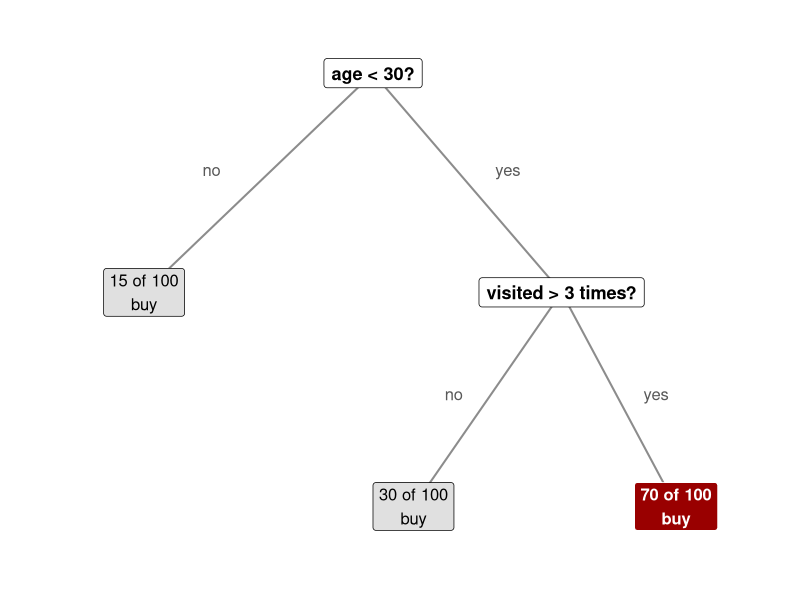
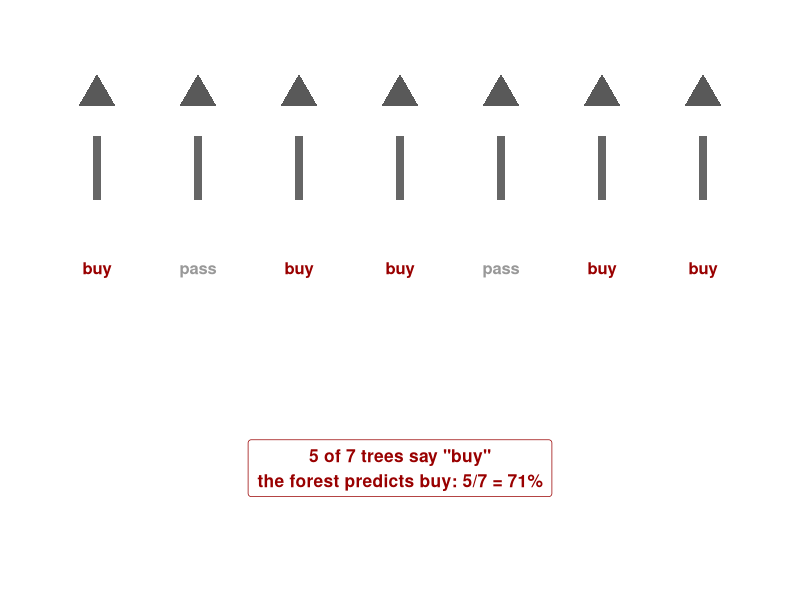
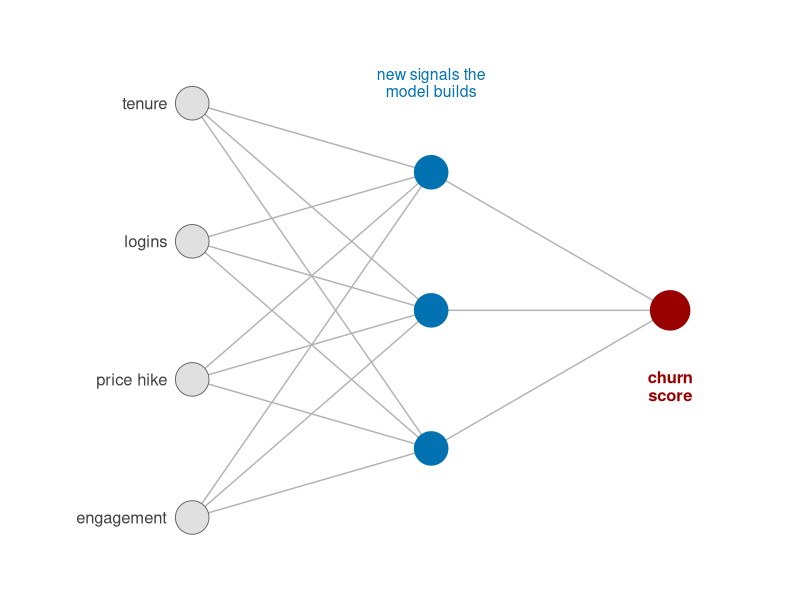
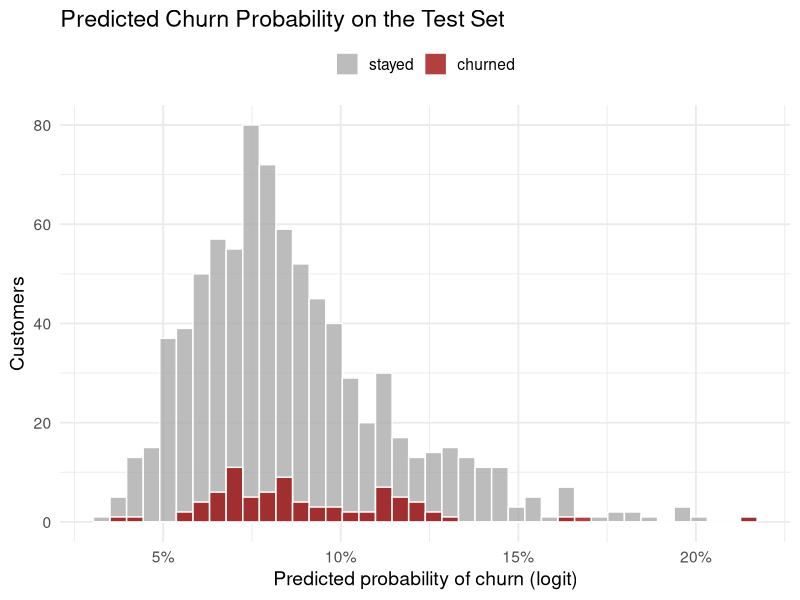
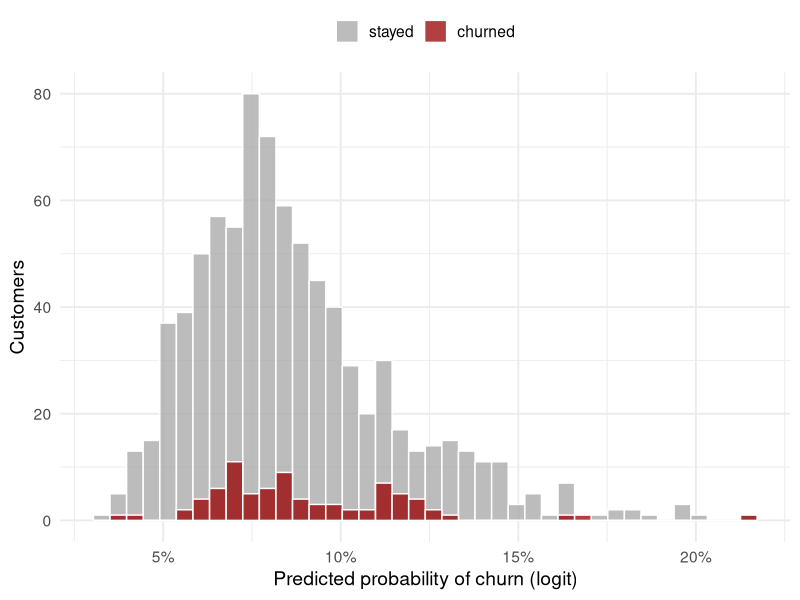
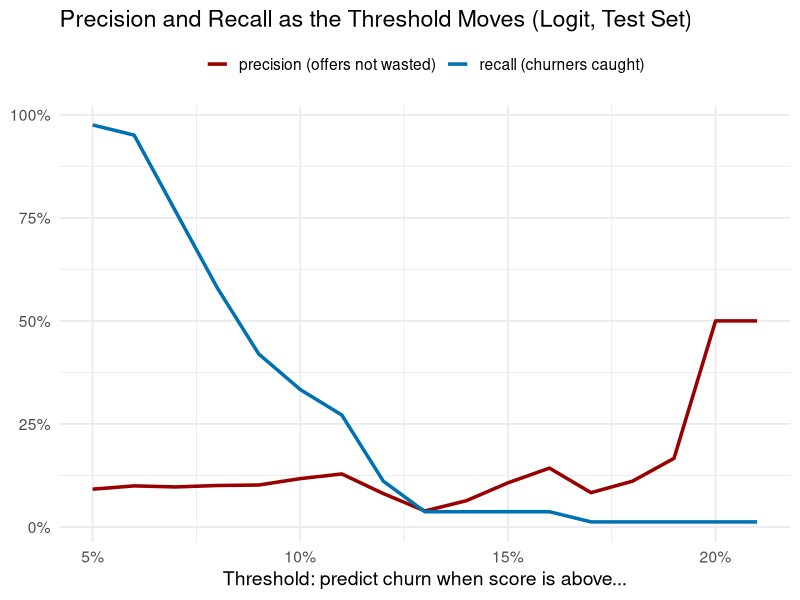
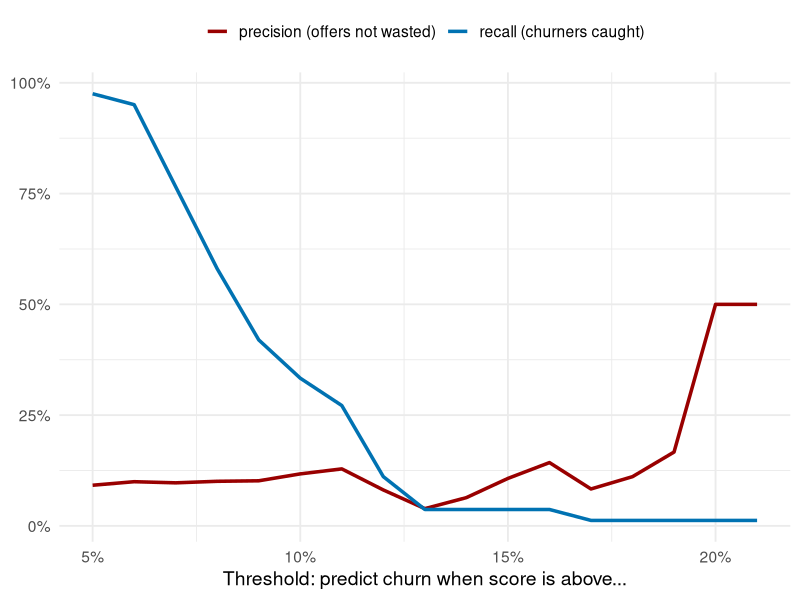
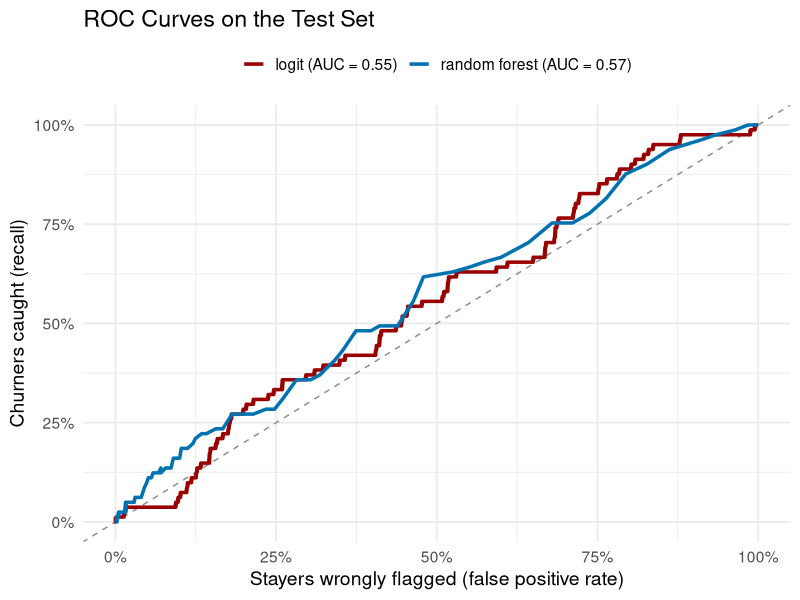

These figures' R source, in order:
## ---- chunk 1
#| include: false
library(data.table)
library(ggplot2)
library(scales)
library(randomForest)
library(pROC)

options(width = 110)

usc_red  <- "#990000"
usc_gold <- "#E69F00"
blue     <- "#0072B2"

# --- the churn data: 3,000 customers of a subscription business ---
churn <- fread("data/churn_data.csv")
churn[, region := factor(region)]
churn_rate <- mean(churn$churn)

plain_names <- c(
  tenure_months      = "tenure (months)",
  logins_last30      = "logins, last 30 days",
  tickets_30d        = "support tickets, last 30 days",
  email_engagement   = "email engagement (0 to 1)",
  price_increase_60d = "price increase, last 60 days",
  plan_downgrade     = "plan downgrade",
  region             = "region")

# --- stratified 70/30 train/test split ---
set.seed(123)
idx_pos <- which(churn$churn == 1)
idx_neg <- which(churn$churn == 0)
train_id <- sort(c(sample(idx_pos, floor(0.7 * length(idx_pos))),
                   sample(idx_neg, floor(0.7 * length(idx_neg)))))
train <- churn[train_id]
test  <- churn[-train_id]

# --- two models: logit and random forest ---
logit_fit <- glm(churn ~ ., data = train, family = binomial())
set.seed(123)
rf_fit <- randomForest(factor(churn) ~ ., data = train, ntree = 300, importance = TRUE)

test[, p_logit := predict(logit_fit, newdata = test, type = "response")]
test[, p_rf    := predict(rf_fit, newdata = test, type = "prob")[, "1"]]

# --- metric helpers ---
conf_metrics <- function(y, p, thr = 0.5) {
  yhat <- as.integer(p >= thr)
  TP <- sum(yhat == 1 & y == 1); FP <- sum(yhat == 1 & y == 0)
  FN <- sum(yhat == 0 & y == 1); TN <- sum(yhat == 0 & y == 0)
  acc  <- (TP + TN) / length(y)
  prec <- ifelse(TP + FP == 0, NA, TP / (TP + FP))
  rec  <- ifelse(TP + FN == 0, NA, TP / (TP + FN))
  f1   <- ifelse(is.na(prec) | is.na(rec) | prec + rec == 0, NA,
                 2 * prec * rec / (prec + rec))
  data.table(TP = TP, FP = FP, FN = FN, TN = TN,
             accuracy = acc, precision = prec, recall = rec, f1 = f1)
}
m_logit <- conf_metrics(test$churn, test$p_logit)
m_rf    <- conf_metrics(test$churn, test$p_rf)

roc_logit <- roc(test$churn, test$p_logit, quiet = TRUE)
roc_rf    <- roc(test$churn, test$p_rf,    quiet = TRUE)
auc_logit <- as.numeric(auc(roc_logit))
auc_rf    <- as.numeric(auc(roc_rf))

# --- the threshold sweep for the precision-recall tradeoff ---
sweep <- rbindlist(lapply(seq(0.05, 0.60, by = 0.01), function(t)
  cbind(thr = t, conf_metrics(test$churn, test$p_logit, t))))
sweep <- sweep[!is.na(precision)]

# --- the worked threshold pick: lowest threshold with precision >= 50% ---
pick <- sweep[precision >= 0.5][thr == min(thr)]

# --- odds ratios (logit), with plain labels ---
or <- data.table(term = names(coef(logit_fit)), beta = coef(logit_fit))[term != "(Intercept)"]
or_labels <- c(
  tenure_months      = "tenure (per extra month)",
  logins_last30      = "logins last 30 days (per extra login)",
  tickets_30d        = "support tickets (per extra ticket)",
  email_engagement   = "email engagement (0 to 1)",
  price_increase_60d = "price increase in last 60 days (yes vs. no)",
  plan_downgrade     = "plan downgrade (yes vs. no)",
  regionNorth        = "region: North (vs. East)",
  regionSouth        = "region: South (vs. East)",
  regionWest         = "region: West (vs. East)")
or[, label := or_labels[term]]
or[, odds := exp(beta)]
or <- or[!grepl("^region", term)]        # keep the deck readable: drop region dummies
or <- or[order(odds)]
or[, label := factor(label, levels = label)]

# --- random forest importance, with plain labels ---
imp <- data.table(term = rownames(importance(rf_fit)),
                  gain = importance(rf_fit)[, "MeanDecreaseAccuracy"])
imp[, label := plain_names[term]]
imp <- imp[order(gain)]
imp[, label := factor(label, levels = label)]

# --- the ad-click exercise data, for the practice slide ---
ad <- fread("data/ad_click_data.csv")

# --- capacity view: the retention team can contact the top 10% ---
K <- ceiling(0.10 * nrow(test))
top_rf <- test[order(-p_rf)][1:K]
prec_k <- mean(top_rf$churn)
rec_k  <- sum(top_rf$churn) / sum(test$churn)

fmt_pct <- function(x, d = 0)
  ifelse(is.na(x), "undefined", sprintf(paste0("%.", d, "f%%"), 100 * x))
## ---- chunk 2
#| fig-width: 5.6
#| fig-height: 3.6
edges <- data.table(
  x    = c(0.50, 0.50, 0.78, 0.78),
  y    = c(0.93, 0.93, 0.50, 0.50),
  xend = c(0.16, 0.78, 0.56, 0.95),
  yend = c(0.50, 0.50, 0.08, 0.08))
ggplot() +
  geom_segment(data = edges, aes(x, y, xend = xend, yend = yend),
               color = "grey55", linewidth = 0.7) +
  annotate("text", x = c(0.26, 0.70, 0.62, 0.92), y = c(0.74, 0.74, 0.30, 0.30),
           label = c("no", "yes", "no", "yes"), color = "grey35", size = 4.2) +
  annotate("label", x = 0.50, y = 0.93, label = "age < 30?",
           size = 4.6, fontface = "bold", label.padding = unit(0.35, "lines")) +
  annotate("label", x = 0.78, y = 0.50, label = "visited > 3 times?",
           size = 4.6, fontface = "bold", label.padding = unit(0.35, "lines")) +
  annotate("label", x = 0.16, y = 0.50, label = "15 of 100\nbuy",
           size = 4.2, fill = "grey88", label.padding = unit(0.3, "lines")) +
  annotate("label", x = 0.56, y = 0.08, label = "30 of 100\nbuy",
           size = 4.2, fill = "grey88", label.padding = unit(0.3, "lines")) +
  annotate("label", x = 0.95, y = 0.08, label = "70 of 100\nbuy",
           size = 4.2, fontface = "bold", fill = usc_red, color = "white",
           label.padding = unit(0.3, "lines")) +
  scale_x_continuous(limits = c(0, 1.08)) +
  scale_y_continuous(limits = c(-0.05, 1.02)) +
  theme_void()
## ---- chunk 3
#| fig-width: 5.6
#| fig-height: 3.6
votes <- data.table(x = 1:7,
                    vote = c("buy", "pass", "buy", "buy", "pass", "buy", "buy"))
ggplot(votes) +
  geom_tile(aes(x, y = 0.84), width = 0.07, height = 0.14, fill = "grey40") +
  geom_point(aes(x, y = 1), shape = 17, size = 9, color = "grey35") +
  geom_text(aes(x, y = 0.62, label = vote, color = vote),
            fontface = "bold", size = 4.2) +
  scale_color_manual(values = c(buy = usc_red, pass = "grey60"), guide = "none") +
  annotate("label", x = 4, y = 0.18,
           label = "5 of 7 trees say \"buy\"\nthe forest predicts buy: 5/7 = 71%",
           size = 4.4, fontface = "bold", color = usc_red,
           label.padding = unit(0.45, "lines")) +
  scale_x_continuous(limits = c(0.4, 7.6)) +
  scale_y_continuous(limits = c(-0.05, 1.15)) +
  theme_void()
## ---- chunk 4
#| fig-width: 5.6
#| fig-height: 3.9
inp <- data.table(x = 0, y = 1:4,
                  lab = c("engagement", "price hike", "logins", "tenure"))
hid <- data.table(x = 1.15, y = c(1.5, 2.5, 3.5))
out <- data.table(x = 2.3, y = 2.5)
e1 <- CJ(i = 1:4, j = 1:3)[, .(x = 0, y = i, xend = 1.15, yend = hid$y[j])]
e2 <- data.table(x = 1.15, y = hid$y, xend = 2.3, yend = 2.5)
ggplot() +
  geom_segment(data = rbind(e1, e2), aes(x, y, xend = xend, yend = yend),
               color = "grey70", linewidth = 0.5) +
  geom_point(data = inp, aes(x, y), shape = 21, size = 11,
             fill = "grey88", color = "grey40") +
  geom_point(data = hid, aes(x, y), shape = 21, size = 11,
             fill = blue, color = blue) +
  geom_point(data = out, aes(x, y), shape = 21, size = 13,
             fill = usc_red, color = usc_red) +
  geom_text(data = inp, aes(x - 0.12, y, label = lab),
            hjust = 1, size = 4.2, color = "grey25") +
  annotate("text", x = 2.3, y = 1.95, label = "churn\nscore",
           size = 4.2, fontface = "bold", color = usc_red, lineheight = 0.9) +
  annotate("text", x = 1.15, y = 4.15, label = "new signals the\nmodel builds",
           size = 4, color = blue, lineheight = 0.9) +
  scale_x_continuous(limits = c(-0.75, 2.75)) +
  scale_y_continuous(limits = c(0.6, 4.55)) +
  theme_void()
## ---- chunk 5
#| fig-width: 8
#| fig-height: 4.2
p_hist <- ggplot(test, aes(x = p_logit, fill = factor(churn))) +
  geom_histogram(bins = 40, alpha = 0.75, position = "identity", color = "white") +
  scale_fill_manual(values = c("0" = "grey65", "1" = usc_red),
                    labels = c("stayed", "churned"), name = NULL) +
  scale_x_continuous(labels = percent) +
  labs(title = "Predicted Churn Probability on the Test Set",
       x = "Predicted probability of churn (logit)", y = "Customers") +
  theme_minimal(base_size = 14) + theme(legend.position = "top")
p_hist
## ---- chunk 6
#| fig-width: 8
#| fig-height: 2.9
p_hist + labs(title = NULL)
## ---- chunk 7
#| fig-width: 8
#| fig-height: 4.2
p_sweep <- ggplot(melt(sweep[, .(thr, precision, recall)], id.vars = "thr"),
       aes(x = thr, y = value, color = variable)) +
  geom_line(linewidth = 1.2) +
  scale_color_manual(values = c(precision = usc_red, recall = blue),
                     labels = c("precision (offers not wasted)",
                                "recall (churners caught)"), name = NULL) +
  scale_x_continuous(labels = percent) + scale_y_continuous(labels = percent) +
  labs(title = "Precision and Recall as the Threshold Moves (Logit, Test Set)",
       x = "Threshold: predict churn when score is above...", y = NULL) +
  theme_minimal(base_size = 14) + theme(legend.position = "top")
p_sweep
## ---- chunk 8
#| fig-width: 8
#| fig-height: 2.4
p_sweep + labs(title = NULL)
## ---- chunk 9
#| fig-width: 8
#| fig-height: 4.2
roc_dt <- rbind(
  data.table(fpr = 1 - roc_logit$specificities, tpr = roc_logit$sensitivities,
             model = sprintf("logit (AUC = %.2f)", auc_logit)),
  data.table(fpr = 1 - roc_rf$specificities, tpr = roc_rf$sensitivities,
             model = sprintf("random forest (AUC = %.2f)", auc_rf)))
p_roc <- ggplot(roc_dt, aes(x = fpr, y = tpr, color = model)) +
  geom_abline(slope = 1, intercept = 0, linetype = "dashed", color = "grey55") +
  geom_line(linewidth = 1.2) +
  scale_color_manual(values = setNames(c(usc_red, blue), unique(roc_dt$model)),
                     name = NULL) +
  scale_x_continuous(labels = percent) + scale_y_continuous(labels = percent) +
  labs(title = "ROC Curves on the Test Set",
       x = "Stayers wrongly flagged (false positive rate)",
       y = "Churners caught (recall)") +
  theme_minimal(base_size = 14) + theme(legend.position = "top")
p_roc
## ---- chunk 10
#| fig-width: 8
#| fig-height: 2.9
p_roc + labs(title = NULL)
## ---- chunk 11
#| fig-width: 6.6
#| fig-height: 4.6
ggplot(or, aes(x = odds, y = label)) +
  geom_col(fill = usc_red, width = 0.65) +
  geom_vline(xintercept = 1, linetype = "dashed", color = "grey40") +
  geom_text(aes(label = sprintf("%.2f", odds)), hjust = -0.15, size = 3.4) +
  scale_x_continuous(expand = expansion(mult = c(0, 0.15))) +
  labs(title = "Odds Ratios from the Logit",
       x = "Odds ratio (dashed line = no effect)", y = NULL) +
  theme_minimal(base_size = 13)
## ---- chunk 12
#| fig-width: 6.6
#| fig-height: 4.6
ggplot(imp, aes(x = gain, y = label)) +
  geom_col(fill = blue, width = 0.65) +
  labs(title = "Random Forest: Feature Importance",
       x = "Importance (drop in accuracy if the feature is shuffled)", y = NULL) +
  theme_minimal(base_size = 13)
